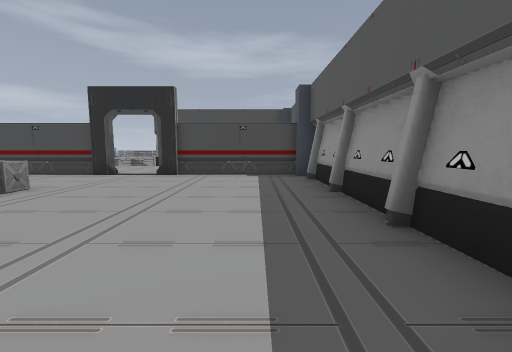
View 1 (above)

24 first-person views from a walk through a level from a Godot 3-D game. The camera is 1.5 m above the floor, tilts 6° down and sees 90° across. The floor is counted in squares, 2 m on a side. Each view is taken from the middle of a square. On the plan, view 1 faces up. The plan holds only what a view shows up to about 9 squares ahead; the rest is blank. The place goes on beyond the plan. Characters and animated objects are left out. Some surface patterns are stand-ins.

View 2
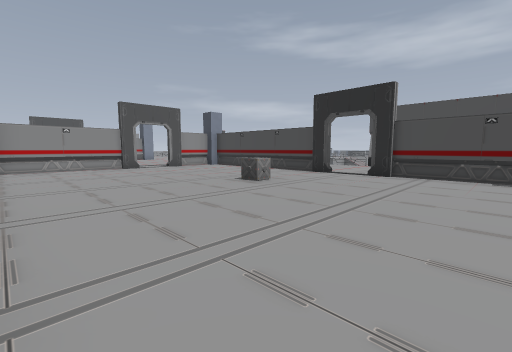

View 3
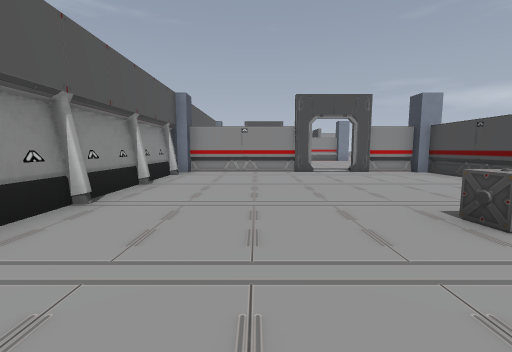

View 4
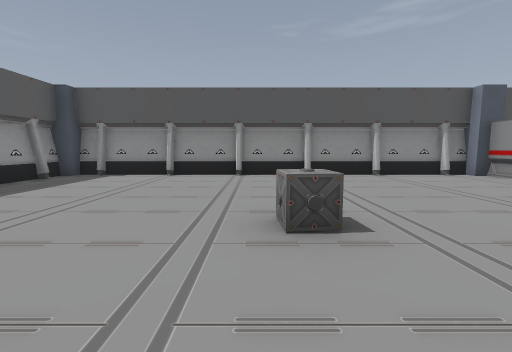

View 5
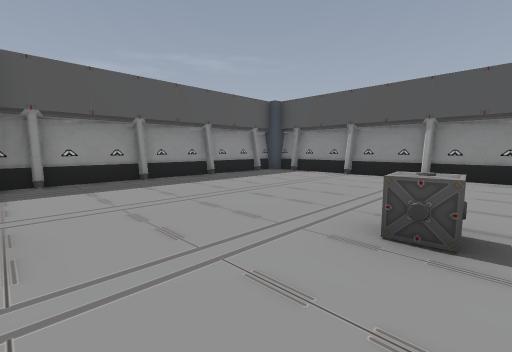

View 6
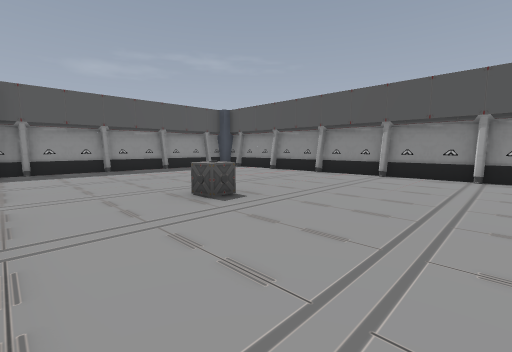

View 7
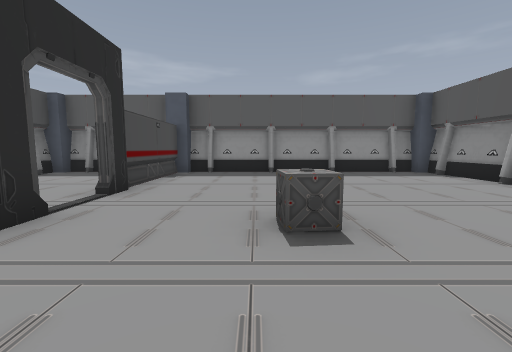

View 8
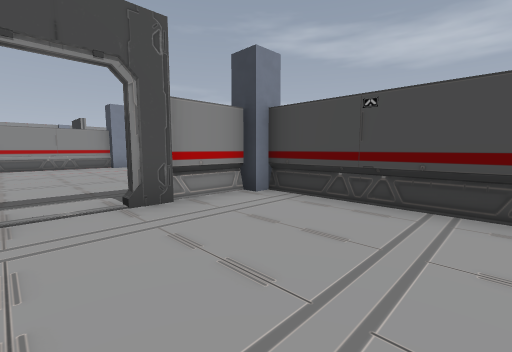

View 9
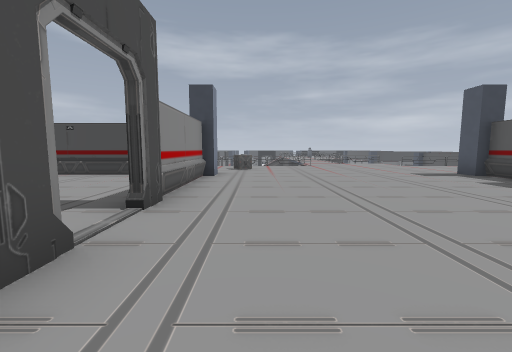

View 10
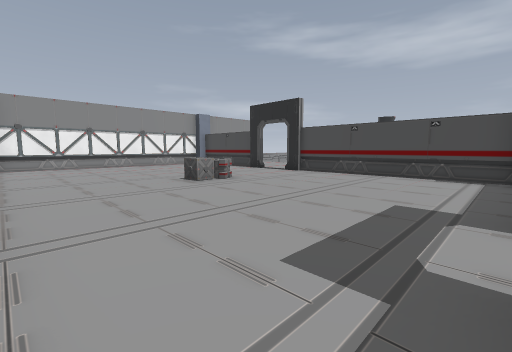

View 11
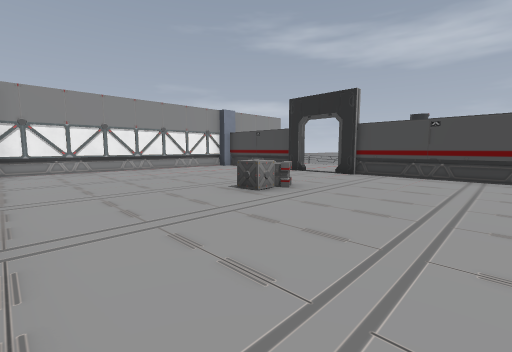

View 12
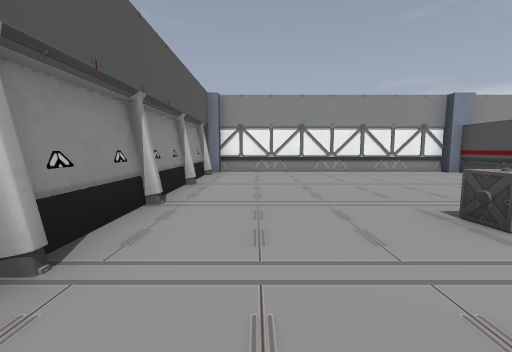

View 13
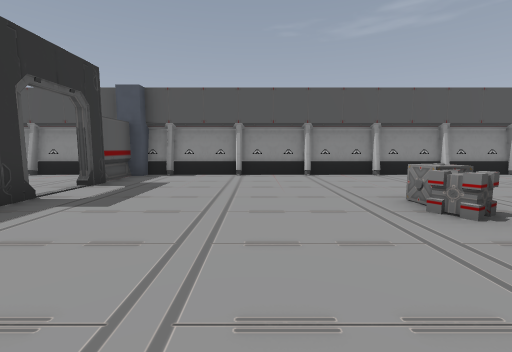

View 14
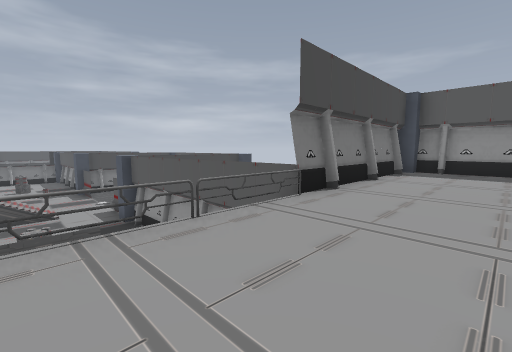

View 15
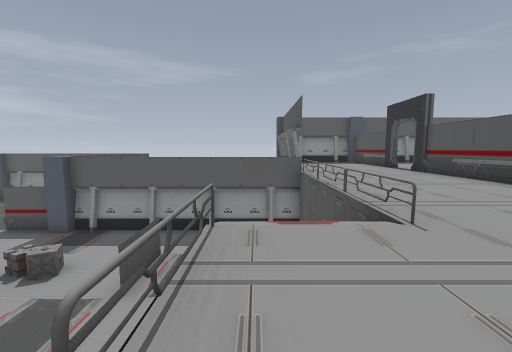

View 16
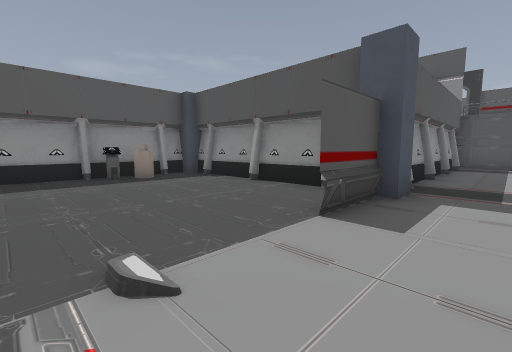

View 17
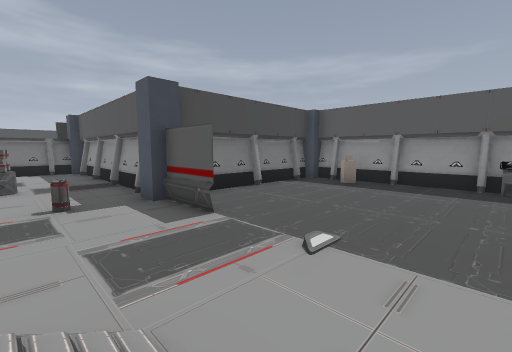

View 18
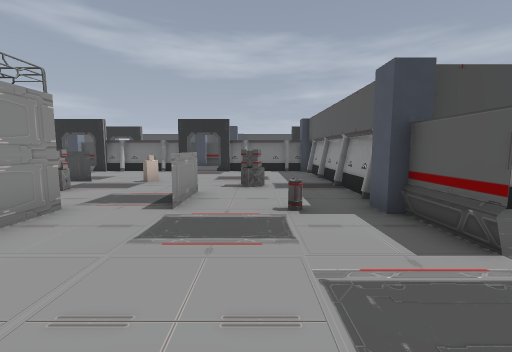

View 19
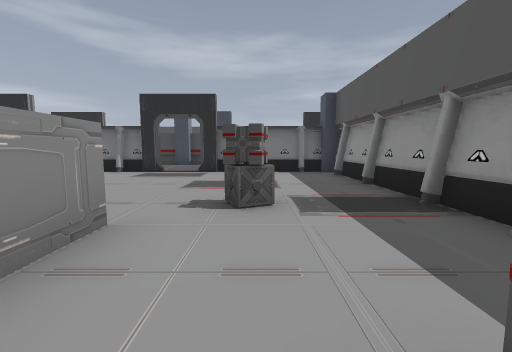

View 20
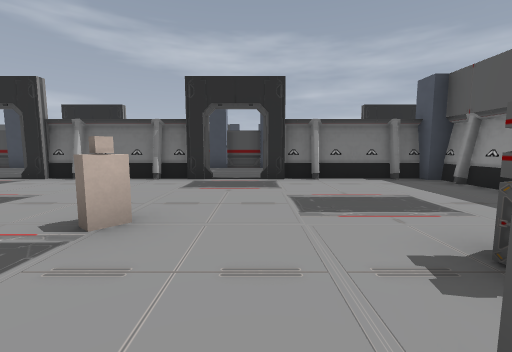

View 21
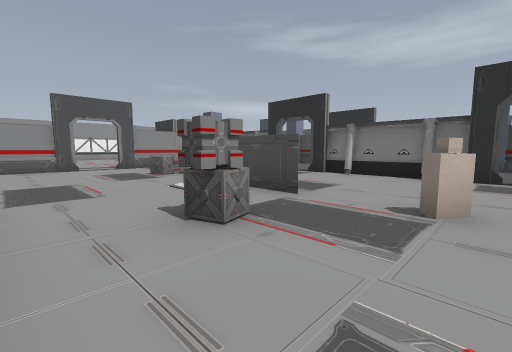

View 22
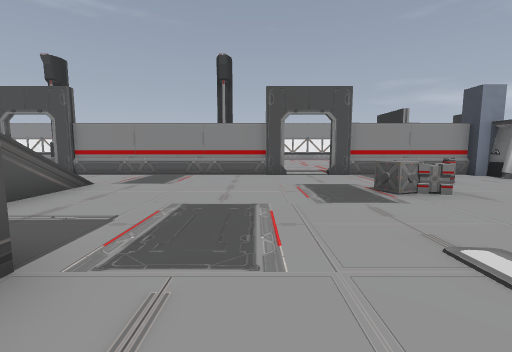

View 23
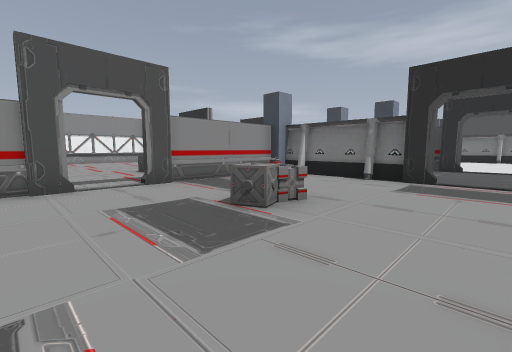

View 24
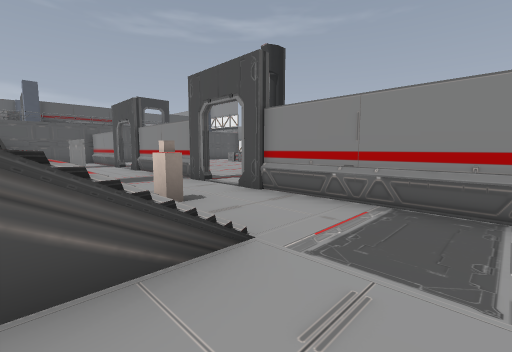

### Floor plan
Key: @ floor where view 1 was taken; # wall or solid block; . main floor; - floor 4 m lower than the main floor; / step, stairs or slope; = window, fence, low wall or low ledge; C crate; O other object.
Columns run from 31 left of view 1 to 2 right of it. Each row starts with its distance up from view 1.
 40               #
 39
 38
 37
 36           #####--####--####
 35            #---------  ---##
 34            #---  ----  ----#
 33            #O----  ----  --#
 32        --- #-C---  ----  --#
 31        ------  --##-O----  #
 30        ------  ----C----C  #
 29            #-----------#---#
 28            #---------- #--######
 27            #-----    -- -O#
 26            #----     --  -=     O#
 25            #-//      ------      #
 24            #-         ------     #
 23           --O           /---     #
 22          ----           /--     O#
 21          --#             -=     O#
 20            #             -#      #
 19            ##          -- #######
 18            ##          -C  #
 17                        ----#
 16                        ##--#
 15                          --#
 14                          --#
 13                   .../     #
 12                    ..////  #######
 11                    ..#...........#
 10                      ............#
  9              ....................#
  8 ##=   .#====#.......##====#..#==##
  7 #..  .......##......#............#
  6 #... ........#......#............#
  5 #............#...................#
  4 #......C.....#.............C.....#
  3 #.................  #............#
  2 #................   =............#
  1 #............#...   =............#
  0 #............#..    #..........@.#
 -1 #################   ##############

Where each view was taken, in squares from view 1:
view 1: 0 up, 0 right, facing up
view 2: 0 up, 0 right, facing up-left
view 3: 2 up, 2 left, facing left
view 4: 7 up, 4 left, facing down
view 5: 7 up, 5 left, facing down-right
view 6: 7 up, 8 left, facing down-right
view 7: 5 up, 7 left, facing right
view 8: 4 up, 7 left, facing up-left
view 9: 0 up, 17 left, facing up
view 10: 0 up, 19 left, facing up-left
view 11: 0 up, 21 left, facing up-left
view 12: 1 up, 22 left, facing left
view 13: 7 up, 22 left, facing down
view 14: 9 up, 8 left, facing up-right
view 15: 13 up, 13 left, facing right
view 16: 24 up, 6 left, facing down-right
view 17: 22 up, 7 left, facing up-right
view 18: 23 up, 7 left, facing up
view 19: 27 up, 7 left, facing up
view 20: 29 up, 9 left, facing up
view 21: 28 up, 10 left, facing up-left
view 22: 29 up, 13 left, facing left
view 23: 29 up, 15 left, facing up-left
view 24: 27 up, 17 left, facing down-left
